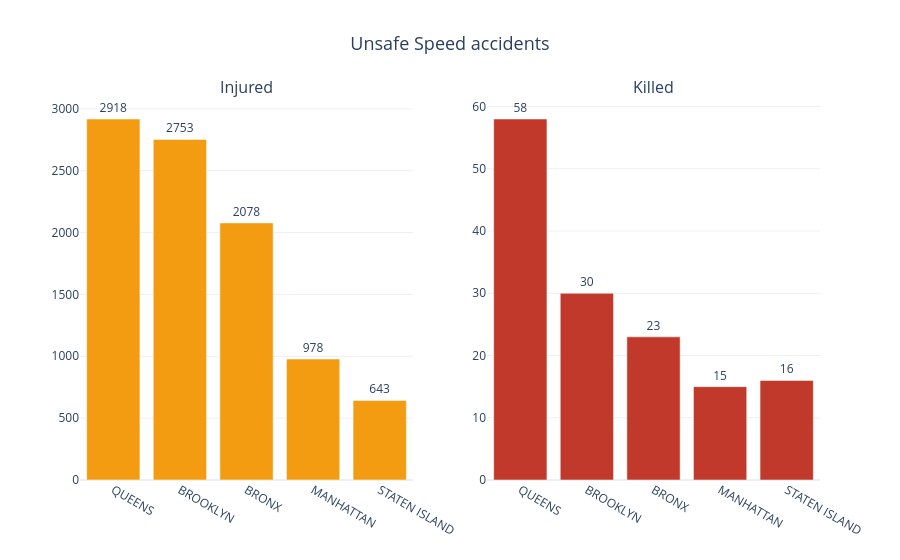

Notebook code for this chart:
### Code cell
from plotly.subplots import make_subplots
import plotly.graph_objects as go

speeding_details = speeding.groupby('BOROUGH').agg({
    'NUMBER OF PERSONS INJURED': 'sum',
    'NUMBER OF PERSONS KILLED': 'sum'
}).reset_index()

speeding_details = speeding_details[speeding_details['BOROUGH'] != 'UnKnOwN']

speeding_details = speeding_details.sort_values(by='NUMBER OF PERSONS INJURED', ascending=False)

fig = make_subplots(
    rows=1, cols=2,
    subplot_titles=("Injured", "Killed"),
    shared_xaxes=True
)

# kolumna lewa
fig.add_trace(
    go.Bar(
        x=speeding_details['BOROUGH'],
        y=speeding_details['NUMBER OF PERSONS INJURED'],
        name='Ranni',
        marker_color='#f39c12',
        text=speeding_details['NUMBER OF PERSONS INJURED'],
        textposition='auto'
    ),
    row=1, col=1
)

# kolumna prawa
fig.add_trace(
    go.Bar(
        x=speeding_details['BOROUGH'],
        y=speeding_details['NUMBER OF PERSONS KILLED'],
        name='Zabici',
        marker_color='#c0392b',
        text=speeding_details['NUMBER OF PERSONS KILLED'],
        textposition='auto'
    ),
    row=1, col=2
)

fig.update_layout(
    title_text="Unsafe Speed accidents",
    title_x=0.5,
    title_font_size=18,
    showlegend=False,
    template='plotly_white'
)
fig.update_traces(
    textposition="outside",
)
fig.show()

### Figure 1 — Plotly figure (JSON) as saved in the notebook; plotly's stock layout.template omitted (floating-point values rounded to 4 significant figures)
{"data": [{"marker": {"color": "#f39c12"}, "name": "Ranni", "text": [2918.0, 2753.0, 2078.0, 978.0, 643.0], "textposition": "outside", "x": ["QUEENS", "BROOKLYN", "BRONX", "MANHATTAN", "STATEN ISLAND"], "y": [2918, 2753, 2078, 978, 643], "type": "bar", "xaxis": "x", "yaxis": "y"}, {"marker": {"color": "#c0392b"}, "name": "Zabici", "text": [58.0, 30.0, 23.0, 15.0, 16.0], "textposition": "outside", "x": ["QUEENS", "BROOKLYN", "BRONX", "MANHATTAN", "STATEN ISLAND"], "y": [58, 30, 23, 15, 16], "type": "bar", "xaxis": "x2", "yaxis": "y2"}], "layout": {"xaxis": {"anchor": "y", "domain": [0.0, 0.45]}, "yaxis": {"anchor": "x", "domain": [0.0, 1.0]}, "xaxis2": {"anchor": "y2", "domain": [0.55, 1.0]}, "yaxis2": {"anchor": "x2", "domain": [0.0, 1.0]}, "annotations": [{"font": {"size": 16}, "showarrow": false, "text": "Injured", "x": 0.225, "xanchor": "center", "xref": "paper", "y": 1.0, "yanchor": "bottom", "yref": "paper"}, {"font": {"size": 16}, "showarrow": false, "text": "Killed", "x": 0.775, "xanchor": "center", "xref": "paper", "y": 1.0, "yanchor": "bottom", "yref": "paper"}], "title": {"font": {"size": 18}, "text": "Unsafe Speed accidents", "x": 0.5}, "showlegend": false}}
